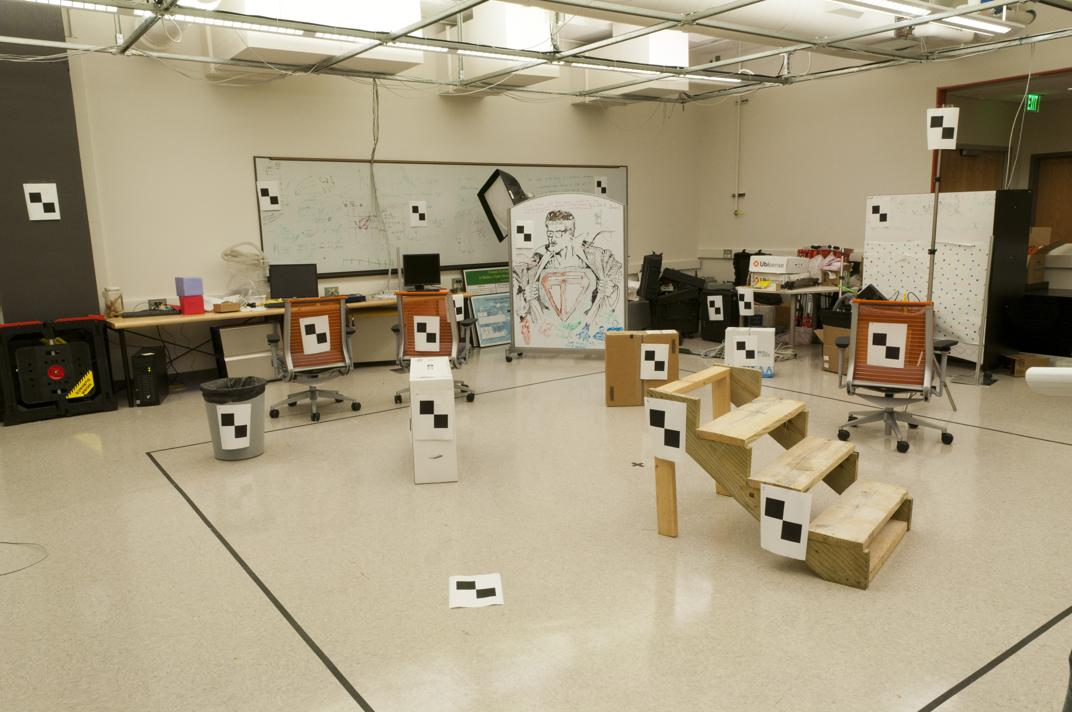
#> input picture computer_vision/course_resources/ps_3/input/pic_a.jpg, 1072 x 712 px
$ jupyter execute --allow-errors ps3_empty.ipynb
#> lines starting #> are read from the running program, lines starting #| are printed output that depends on the picture
# Problem Set 3: Geometry

[cell 1]
from pathlib import Path
from typing import Tuple

import cv2
import numpy as np
import matplotlib.pyplot as plt

np.set_printoptions(precision=4)

# Loading data

[cell 2]
input_dir = Path('input')

img1 = cv2.cvtColor(cv2.imread(str(input_dir / 'pic_a.jpg'), cv2.IMREAD_UNCHANGED), cv2.COLOR_BGR2RGB)
img2 = cv2.cvtColor(cv2.imread(str(input_dir / 'pic_b.jpg'), cv2.IMREAD_UNCHANGED), cv2.COLOR_BGR2RGB)
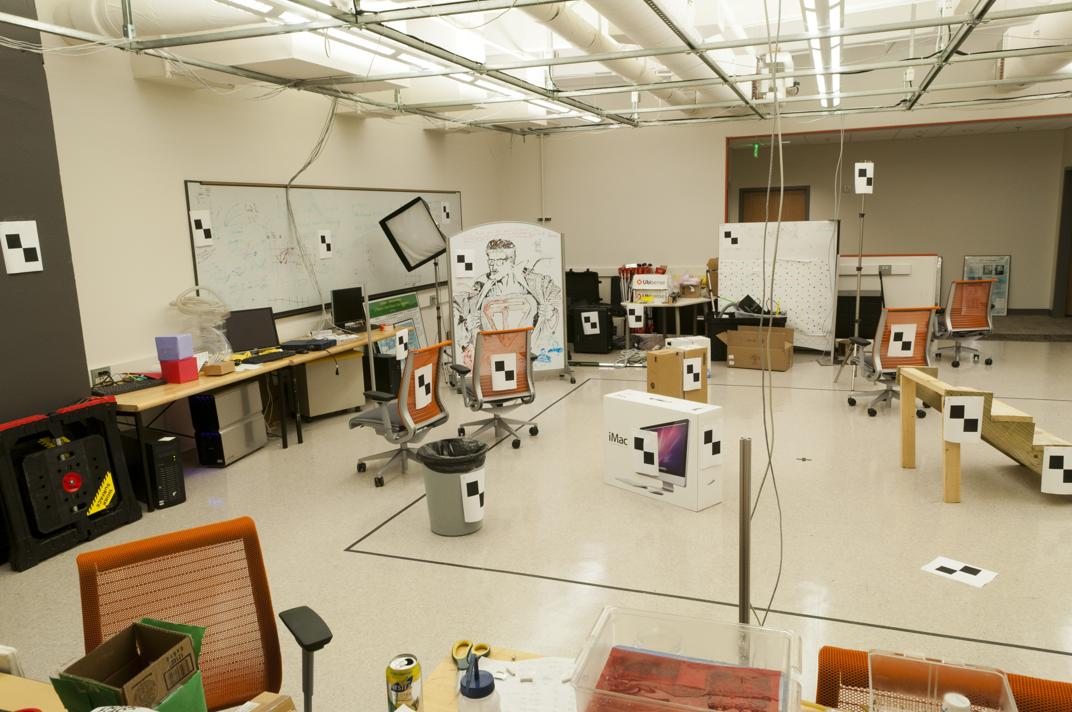
#> input picture computer_vision/course_resources/ps_3/input/pic_b.jpg, 1072 x 712 px

plt.figure(figsize=(15, 5))
plt.subplot(121)
plt.imshow(img1)
plt.subplot(122)
plt.imshow(img2)
plt.show()

`loadtxt` works like magic!

[cell 3]
pts3d = np.loadtxt(input_dir / 'pts3d.txt')
pts3d_norm = np.loadtxt(input_dir / 'pts3d-norm.txt')
pts2d_a = np.loadtxt(input_dir / 'pts2d-pic_a.txt')
pts2d_b = np.loadtxt(input_dir / 'pts2d-pic_b.txt')
pts2d_a_norm = np.loadtxt(input_dir / 'pts2d-norm-pic_a.txt')

Draw the points on the image

Hint: Use cv2.circle

[cell 4]
plt.figure(figsize=(20, 10))
for i, (img, pts) in enumerate(zip([img1, img2], [pts2d_a, pts2d_b])):
    ################
    for pt in pts:
        cv2.circle(img, tuple(pt.astype(int)), 5, (0, 255, 0), -1)
    ################
    plt.subplot(121 + i)
    plt.imshow(img)
#> this loop made 2 passes
plt.tight_layout()
plt.show()
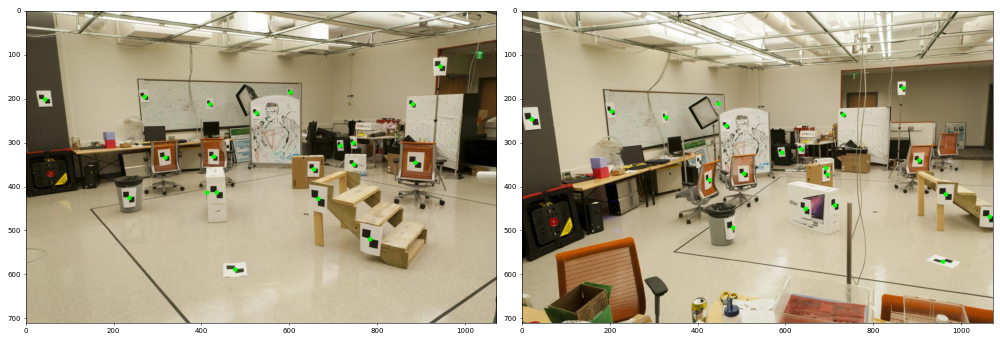
#> figure drawn by matplotlib, 2 panels

# Part 1 - Calibration
The files pts2d-pic_a.txt and pts3d.txt are a list of twenty 2D and 3D points of the image pic_a.jpg. The goal is to compute the projection matrix that goes from world 3D coordinates to 2D image coordinates. Recall that using homogeneous coordinates the equation is:

$$
\begin{bmatrix}
u \\
v \\
1
\end{bmatrix} \cong
\begin{bmatrix}
s * u \\
s * v \\
s
\end{bmatrix} =
\begin{bmatrix}
m_{1,1} & m_{1,2} & m_{1,3} & m_{1,4} \\
m_{2,1} & m_{2,2} & m_{2,3} & m_{2,4} \\
m_{3,1} & m_{3,2} & m_{3,3} & m_{3,4}
\end{bmatrix}
\begin{bmatrix}
X \\
Y \\
Z \\
1
\end{bmatrix}
$$

Recall you solve for the 3x4 matrix M using either SVD to solve the homogeneous version of the equations or by setting $m_{3,4}$ to 1 and then using the a normal least squares method. Remember that M is only known up to a scale factor.

To make sure that your code is correct, we are going to give you a set of “normalized points” in the files pts2d-norm-pic_a.txt and pts3d-norm.txt. If you solve for M using all the points you should get a matrix that is a scaled equivalent of the following:

$$ M_\text{normA} = \begin{bmatrix}
-0.4583 & 0.2947 & 0.0139 & -0.0040 \\
0.0509 & 0.0546 & 0.5410 & 0.0524 \\
-0.1090 & -0.1784 & 0.0443 & -0.5968
\end{bmatrix} $$

For example, this matrix will take the last normalized 3D point which is $< 1.2323, 1.4421, 0.4506, 1.0 >$ and will project it to the $< u, v >$ of $< 0.1419, −0.4518 >$ where we converted the homogeneous 2D point $< u_s, v_s, s >$ to its inhomogeneous version by dividing by s (i.e. the real transformed pixel in the image).

## Part a

Create the **least squares** function that will solve for the 3x4 matrix $M_{normA}$  given the **normalized** 2D and 3D lists, namely pts2d-norm-pic_a.txt and pts3d-norm.txt.

Test it on the normalized 3D points by multiplying those points by your M matrix and comparing the resulting the normalized 2D points to the normalized 2D points given in the file. Remember to divide by the homogeneous value to get an inhomogeneous point.

You can do the comparison by checking the residual between the predicted location of each test point using your equation and the actual location given by the 2D input data. The residual is just the distance (square root of the sum of squared differences in u and v).

[cell 5]
def euclidean_to_homogeneous(euclidean_pts: np.ndarray) -> np.ndarray:
    return np.hstack([euclidean_pts, np.ones((euclidean_pts.shape[0], 1))])


def homogenous_to_euclidean(homogeneous_pts: np.ndarray) -> np.ndarray:
    return homogeneous_pts[:, :-1] / homogeneous_pts[:, -1:]

def project_points(pts3d: np.ndarray, M: np.ndarray) -> np.ndarray:
    homogenous_points = euclidean_to_homogeneous(pts3d)
    projected_points = (M @ homogenous_points.T).T
    return homogenous_to_euclidean(projected_points)


def compute_geometric_error(pred_pts, test_pts) -> float:
    return np.linalg.norm(pred_pts - test_pts, axis=0).mean()


def build_A(pts3d: np.ndarray, pts2d: np.ndarray) -> np.ndarray:
    A = np.zeros((2 * pts3d.shape[0], 12))
    for i in range(pts3d.shape[0]):
        X, Y, Z = pts3d[i]
        u, v = pts2d[i]
        A[2 * i] = np.array([X, Y, Z, 1, 0, 0, 0, 0, -
                            u * X, -u * Y, -u * Z, -u])
        A[2 * i + 1] = np.array([0, 0, 0, 0, X, Y, Z,
                                1, -v * X, -v * Y, -v * Z, -v])
    return A


def find_M(pts3d: np.ndarray, pts2d: np.ndarray) -> np.ndarray:
    A = build_A(pts3d, pts2d)
    _, _, Vh = np.linalg.svd(A)
    M = Vh.T[:, -1].reshape(3, 4)
    return M

[cell 6]
M_star = np.array([
    [-0.4583, 0.2947, 0.0139, -0.0040],
    [0.0509, 0.0546, 0.5410, 0.0524],
    [-0.1090, -0.1784, 0.0443, -0.5958]
])

projected_pts = project_points(pts3d_norm, M_star)
error = compute_geometric_error(projected_pts, pts2d_a_norm)
print('The mean geometric error on the normalized points in scene A using M* is {:.2e}'.format(error))

This value should be very low.

[cell 7]
M_norm_a = find_M(pts3d_norm, pts2d_a_norm)
projected_pts = project_points(pts3d_norm, M_norm_a)
error = compute_geometric_error(projected_pts, pts2d_a_norm)
print('The mean geometric error on the normalized points in scene A is {:.2e}'.format(error))

What is your error relative to the ideal?

[cell 8]
#######################################
# Compare the matrix you computed to M*
#######################################
print('M_norm_a:\n', M_norm_a)
print('M_star:\n', M_star)

How similar are the two matrices?

## Part b

Now you are ready to calibrate the camera. Using the 3D and 2D point lists for the image, we’re going to compute the camera projection matrix. To understand the effects of over constraining the system, you’re going to try using sets of 8, 12 and 16 points and then look at the residuals. To debug your code you can use the normalized set from above but for the actual question you’ll need to use: **pts2d-pic_b.txt and pts3d.txt**

For the three point set sizes $k$ of 8, 12, and 16, repeat 10 times:
- Randomly choose k points from the 2D list and their corresponding points in the 3D list.
- Compute the projection matrix M on the chosen points.
- Pick 4 points not in your set of k and compute the average residual error.
- Save the M that gives the lowest residual error.

#> (a cell that did not finish here is left out)

#> (a cell that did not finish here is left out)

### Part c

Finally we can solve for the camera center in the world. Let us define M as being made up of a 3x3 we’ll call Q and a 4th column will call $m_4
$:

$$M = [\mathbf{Q}|\mathbf{m_4}]$$

From class we said that the center of the camera $C$ could be found by:

$$C= - Q^{-1} \mathbf{m_4}$$

To debug your code: If you use you the normalized 3D points to get the $M_{normA}$ given above you would get a camera center of:

$$C_{normA} = < -1.5125, -2.3515, 0.2826 >$$
Given the best M from the last part, compute $C$.

[cell 11]
def find_camera_center(M: np.ndarray) -> np.ndarray:
    Q = M[:, :-1]
    m4 = M[:, -1]
    return -np.linalg.inv(Q) @ m4

Let's test our code on the normalized points:

[cell 12]
find_camera_center(M_norm_a)

Is it close to the $C_{normA}$?

#> (a cell that did not finish here is left out)

This is the approximate location of camera b in real world coordinates.

# Part 2 - Fundamental Matrix Estimation

We now wish to estimate the mapping of points in one image to lines in another by means of the fundamental matrix. This will require you to use similar methods to those in question 1. We will make use of the corresponding point locations listed in **pts2d-pic_a.txt and pts2d-pic_b.txt**.

Recall that the definition of the Fundamental Matrix is:

$$
\begin{bmatrix} u' & v' & 1 \end{bmatrix}
\begin{bmatrix}
f_{1,1} & f_{1,2} & f_{1,3} \\
f_{2,1} & f_{2,2} & f_{2,3} \\
f_{3,1} & f_{3,2} & f_{3,3}
\end{bmatrix}
\begin{bmatrix} u \\ v \\ 1 \end{bmatrix} = 0
$$

Given corresponding points you get one equation per point pair. With 8 or more points you can solve this. With more points (such as the 20 in the files) you solve using the the same least squares method as in question 1 above.

## Part a

Create the least squares function that will solve for the 3x3 matrix $\hat{F}$ that satisfies the epipolar constraints defined by the sets of corresponding points. Solve this function to create your least squares estimate of the 3x3 transform $\hat{F}$.

[cell 14]
def build_A_fundamental(pts2d_a_norm, pts2d_b_norm):
    A = np.zeros((pts2d_a_norm.shape[0], 9))
    for i in range(pts2d_a_norm.shape[0]):
        u_a, v_a = pts2d_a_norm[i]
        u_b, v_b = pts2d_b_norm[i]
        A[i] = np.array([u_a * u_b, u_a * v_b, u_a, v_a * u_b, v_a * v_b, v_a, u_b, v_b, 1])
    return A

def find_F_ls(pts2d_pic_a, pts2d_pic_b) -> np.ndarray:
    A = build_A_fundamental(pts2d_pic_a, pts2d_pic_b)
    _, _, Vt = np.linalg.svd(A)
    F = Vt.T[:, -1].reshape(3, 3)
    return F

[cell 15]
F = find_F_ls(pts2d_a, pts2d_b)
display(F)

Compute the residuals $\|x'Fx\|$

[cell 16]
pts2d_a_homogeneous = euclidean_to_homogeneous(pts2d_a)
pts2d_b_homogeneous = euclidean_to_homogeneous(pts2d_b)
residuals = np.linalg.norm(pts2d_b_homogeneous @ F @ pts2d_a_homogeneous.T, axis=0)
mean_residual = residuals.mean()
print('The mean residual of the fundemental matrix is {:.2e}'.format(mean_residual))

## Part b

The linear squares estimate of $\hat{F}$ is full rank; however, the fundamental matrix is a rank 2 matrix. As such we must reduce its rank.
In order to do this we can decompose $\hat{F}$ using singular value decomposition into the matrices $U \Sigma V^T = \hat{F}$.
We can then estimate a rank 2 matrix by setting the smallest singular value in $\Sigma$ to zero thus generating $\Sigma'$.
The fundamental matrix is then easily calculated as $F=U \Sigma' V^T$. Use the SVD function to do, well, the SVD. Duh.

[cell 17]
def turn_singular(F: np.ndarray) -> np.ndarray:
    U, D, Vt = np.linalg.svd(F)
    D[-1] = 0
    return U @ np.diag(D) @ Vt

[cell 18]
F_sing = turn_singular(F)
display(F_sing)

Complete the following prints

[cell 19]
print('The singular values of the linear estimate of F are: {:}'.format(np.linalg.svd(F)[1]))
print('The singular values of the new F are: {:}'.format(np.linalg.svd(F_sing)[1]))
print('The absolute difference between the matrices is {:.2e}'.format(np.linalg.norm(F - F_sing, ord=1)))

## Part c

Now you can use your matrix $F$ to estimate an epipolar line $l_b$ in image ‘b’ corresponding to point $p_a$ in image ‘a’: $l_b = F p_a$.

Similarly, epipolar lines in image a corresponding to points in image b are related by the transpose of $F$.

**Note: These relations might be reversed depending on how you computed $F$.**

Draw these epipolar lines. Below is one way; the key is to be able to take the projective geometry form of the line and draw it in the image:

- The resulting lines $l_i$ defined in homogeneous coordinates can not be drawn directly using standard line functions, which take as input two points. In order to use such functions, we can find the intersection of a given line $l_i$ with the image boundaries.
- If we define $l_L$ to be the line corresponding to the left hand side of the image and $l_R$ to be the line corresponding to the right hand side of the image, we can find the points $P_{u,L} = l_i \times i_L$ and $P_{u,R} = l_i \times i_R$. We can now plot the line running through the points $P_{u,L}$, $P_{u,R}$.
- However, we must first have the equations for $l_L$ and $l_R$. Making use of the point-line duality, we know, e.g., $l_L = P_{UL} \times P_{BL}$. Where $P_{UL}$ is the point defining the upper left-hand corner of the image and $P_{BL}$ is the bottom left-hand corner of the image.
- An example of such an image is:

Draw the epipolar lines and the points to make sure they connect. Pay close attention to how you transpose F.

[cell 20]
def get_lines_intersections_with_img_borders(img: np.ndarray, lines: np.ndarray) -> np.ndarray:
    intersections = np.zeros((lines.shape[0], 2, 2))
    h, w = img.shape[:2]
    for i, line in enumerate(lines):
        a, b, c = line
        x0, y0 = 0, int(-c / b)
        x1, y1 = w, int(-(c + a * w) / b)
        intersections[i] = np.array([[x0, y0], [x1, y1]])
    return intersections


def draw_epipolar_lines(img_a: np.ndarray, img_b: np.ndarray, pts2d_pic_a: np.ndarray, pts2d_pic_b: np.ndarray, F: np.ndarray) -> np.ndarray:
    img_a_with_lines = img_a.copy()
    img_b_with_lines = img_b.copy()
    pts2d_pic_a_homogeneous = euclidean_to_homogeneous(pts2d_pic_a)
    pts2d_pic_b_homogeneous = euclidean_to_homogeneous(pts2d_pic_b)
    img_a_lines = pts2d_pic_b_homogeneous @ F.T
    img_b_lines = pts2d_pic_a_homogeneous @ F
    intersections_a = get_lines_intersections_with_img_borders(img_a_with_lines, img_a_lines)
#> the loop in get_lines_intersections_with_img_borders, `for i, line in enumerate(lines):` made 20 passes
#> (y0, y1) on passes 1 to 8: (182, 225), (201, 254), (186, 230), (275, 367), (249, 328), (124, 135), (498, 712), (194, 243)
    intersections_b = get_lines_intersections_with_img_borders(img_b_with_lines, img_b_lines)
#> the loop in get_lines_intersections_with_img_borders (call 2), `for i, line in enumerate(lines):` made 20 passes
#> (y0, y1) on passes 1 to 8: (215, 244), (246, 264), (224, 249), (352, 336), (316, 312), (125, 183), (678, 556), (237, 258)
    for (p0a, p1a), (p0b, p1b) in zip(intersections_a, intersections_b):
        color = tuple(np.random.randint(0, 255, 3).tolist())
        cv2.line(img_a_with_lines, tuple(p0a.astype(int)), tuple(p1a.astype(int)), color, 1)
        cv2.line(img_b_with_lines, tuple(p0b.astype(int)), tuple(p1b.astype(int)), color, 1)
#> this loop made 20 passes
#> (p0a, p1a, p0b, p1b, color) on passes 1 to 7: ([0, 182], [1072, 225], [0, 215], [1072, 244], (172, 47, 117)), ([0, 201], [1072, 254], [0, 246], [1072, 264], (192, 67, 251)), ([0, 186], [1072, 230], [0, 224], [1072, 249], (195, 103, 9)), ([0, 275], [1072, 367], [0, 352], [1072, 336], (211, 21, 242)), ([0, 249], [1072, 328], [0, 316], [1072, 312], (36, 87, 70)), ([0, 124], [1072, 135], [0, 125], [1072, 183], (216, 88, 140)), ([0, 498], [1072, 712], [0, 678], [1072, 556], (58, 193, 230))
#> img_a_with_lines: shape (712, 1072, 3); mean R, G, B 164.2, 152.6, 126.9
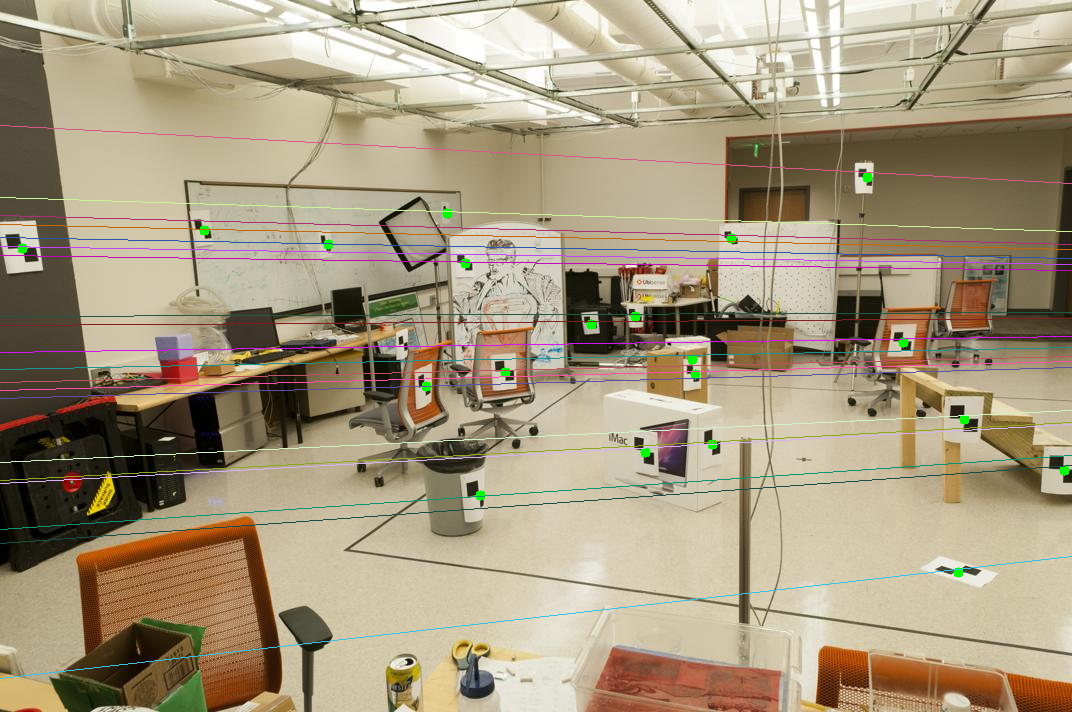
#> img_b_with_lines: shape (712, 1072, 3); mean R, G, B 166, 152.3, 126.6
    return img_a_with_lines, img_b_with_lines

[cell 21]
plt.figure(figsize=(15, 5))
plt.suptitle('Epipolar Lines')
plt.subplot(121)
plt.imshow(draw_epipolar_lines(img1, img2, pts2d_a, pts2d_b, F_sing)[0])
plt.subplot(122)
plt.imshow(draw_epipolar_lines(img1, img2, pts2d_a, pts2d_b, F_sing)[1])
#> the loop in draw_epipolar_lines (call 2), `for (p0a, p1a), (p0b, p1b) in zip(intersections_a, intersections_b):` made 20 passes
#> (p0a, p1a, p0b, p1b, color) on passes 1 to 7: ([0, 182], [1072, 225], [0, 215], [1072, 244], (163, 254, 203)), ([0, 201], [1072, 254], [0, 246], [1072, 264], (114, 183, 28)), ([0, 186], [1072, 230], [0, 224], [1072, 249], (34, 128, 128)), ([0, 275], [1072, 367], [0, 352], [1072, 336], (164, 53, 133)), ([0, 249], [1072, 328], [0, 316], [1072, 312], (38, 232, 244)), ([0, 124], [1072, 135], [0, 125], [1072, 183], (17, 79, 132)), ([0, 498], [1072, 712], [0, 678], [1072, 556], (105, 42, 186))
#> after the loop in draw_epipolar_lines (call 2), `for (p0a, p1a), (p0b, p1b) in zip(intersections_a, intersections_b):`:
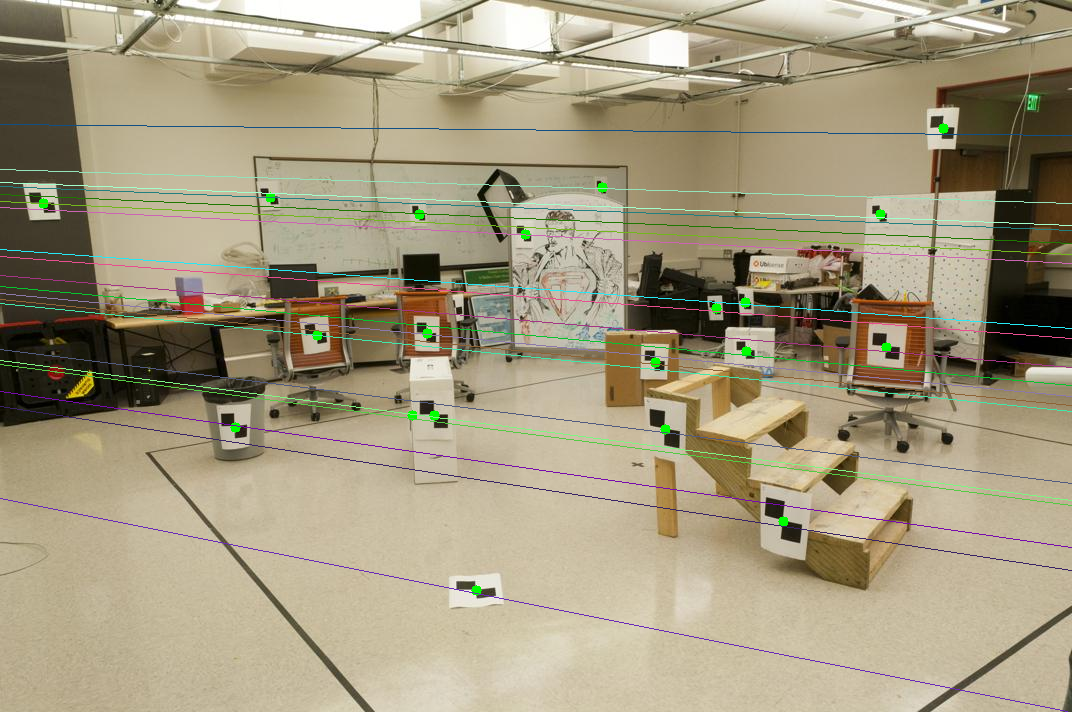
#> img_a_with_lines: shape (712, 1072, 3); mean R, G, B 163.2, 153.3, 126.6
#> after the loop in draw_epipolar_lines (call 2), `for (p0a, p1a), (p0b, p1b) in zip(intersections_a, intersections_b):`:
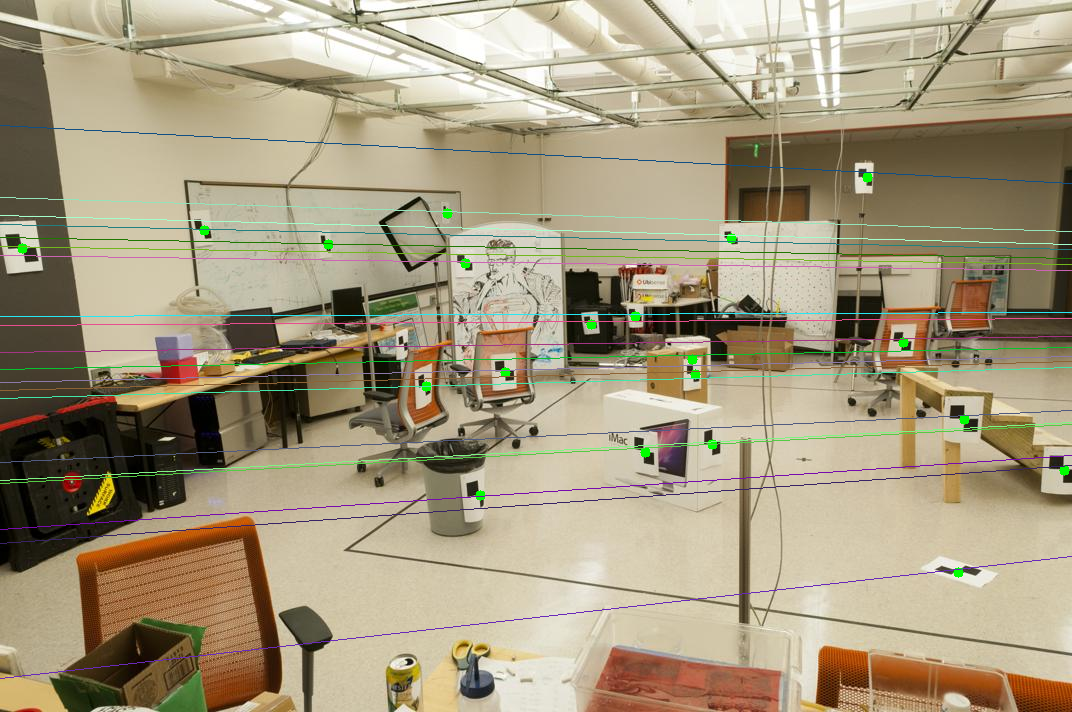
#> img_b_with_lines: shape (712, 1072, 3); mean R, G, B 165, 153.1, 126.2
plt.tight_layout()
plt.show()
